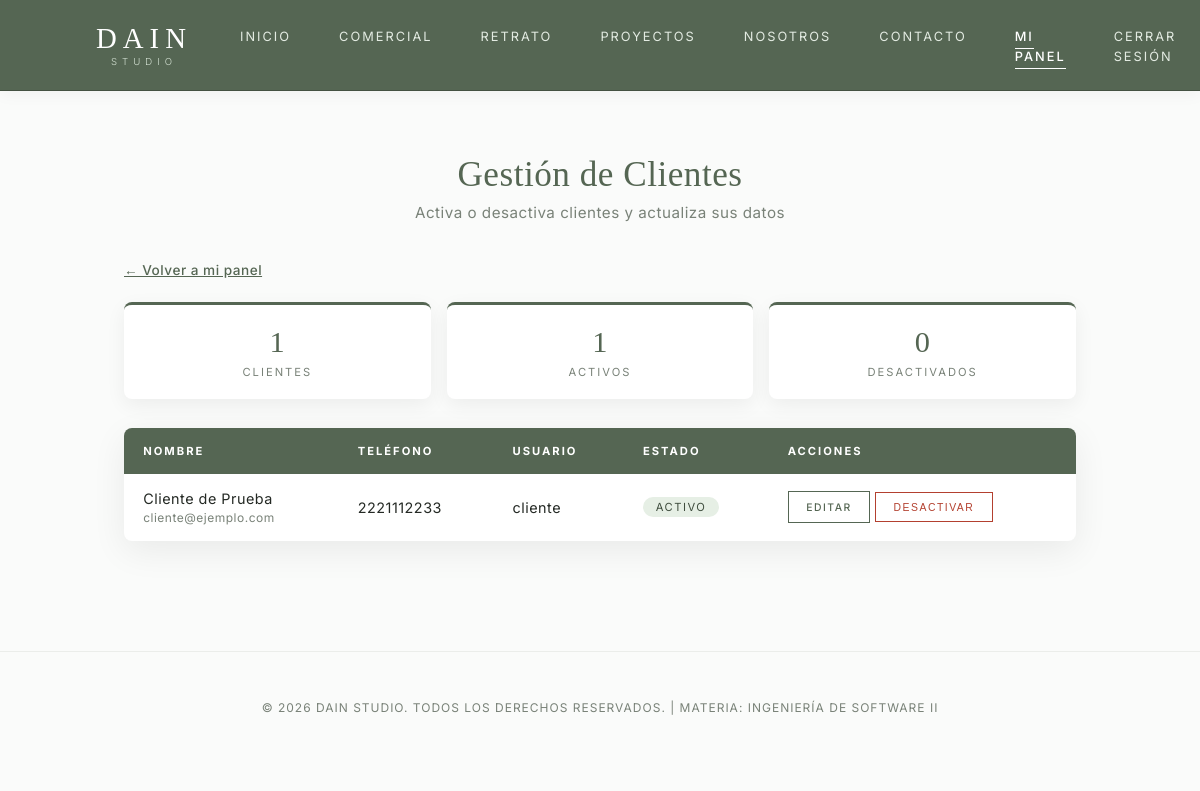
Page /gestion_clientes.php (signed in) on the committed database.
### tables this page shows
CREATE TABLE tb_detalle_usuarios (
    id_detalle      INT AUTO_INCREMENT PRIMARY KEY,
    id_usuario      INT NOT NULL,
    nombre_completo VARCHAR(100) NOT NULL,
    email           VARCHAR(100) NOT NULL UNIQUE,
    telefono        VARCHAR(20),
    fecha_registro  DATETIME DEFAULT CURRENT_TIMESTAMP,
    CONSTRAINT fk_detalle_usuario
        FOREIGN KEY (id_usuario) REFERENCES tb_usuarios(id_usuario)
        ON DELETE CASCADE ON UPDATE CASCADE
);

CREATE TABLE tb_usuarios (
    id_usuario INT AUTO_INCREMENT PRIMARY KEY,
    usuario    VARCHAR(50)  NOT NULL UNIQUE,
    password   VARCHAR(255) NOT NULL,             
    rol        ENUM('ADMIN','PROGRAMADOR','USUARIA_TEST','USU_GRAL')
               NOT NULL DEFAULT 'USU_GRAL',
    activo     TINYINT(1) NOT NULL DEFAULT 1              
);

### gestion_clientes.php (the view, shortened to what this page needs)
<?php
require_once 'includes/conexion.php';
function e($v) { return htmlspecialchars((string)$v, ENT_QUOTES, 'UTF-8'); }
$errores = [];
$idEditar = isset($_GET['editar']) ? (int)$_GET['editar'] : 0;
$cliente = null;
if ($idEditar > 0) {
    $cliente = obtenerCliente($pdo, $idEditar);
    if (!$cliente) {
        $_SESSION['flash_error'] = 'El cliente no existe.';
        header('Location: gestion_clientes.php');
        exit;
    }
    if ($errores && $_SERVER['REQUEST_METHOD'] === 'POST') {
        $form = ['nombre_completo' => $nombre, 'email' => $email, 'telefono' => $telefono, 'direccion' => $direccion];
    } else {
        $form = $cliente;
    }
} else {
    $lista = $pdo->query("SELECT u.id_usuario, u.usuario, u.activo,
                                 d.nombre_completo, d.email, d.telefono
                          FROM tb_usuarios u
                          INNER JOIN tb_detalle_usuarios d ON d.id_usuario = u.id_usuario
                          WHERE u.rol = 'USU_GRAL'
                          ORDER BY d.nombre_completo ASC")->fetchAll();
    $total     = count($lista);
    $activos   = count(array_filter($lista, function ($c) { return (int)$c['activo'] === 1; }));
    $inactivos = $total - $activos;
}
?>
<!DOCTYPE html>
<html lang="es">
<head>
    <link rel="stylesheet" href="css/styles.css">
    <link rel="stylesheet" href="css/gestion.css">
</head>
<body>
    <header class="navbar">
        <a href="index.html" class="logo-link">
            <div class="logo-container">
                <span class="logo-main">DAIN</span>
                <span class="logo-sub">STUDIO</span>
            </div>
        </a>
        <nav>
            <ul class="nav-links">
                <li><a href="index.html">Inicio</a></li>
                <li><a href="comercial.html">Comercial</a></li>
                <li><a href="retrato.html">Retrato</a></li>
                <li><a href="proyectos.html">Proyectos</a></li>
                <li><a href="nosotros.html">Nosotros</a></li>
                <li><a href="contacto.html">Contacto</a></li>
                <li><a href="panel_admin.php" class="active">Mi panel</a></li>
                <li><a href="logout.php">Cerrar Sesión</a></li>
            </ul>
        </nav>
    </header>
    <main class="panel-container panel-ancho">
        <section class="panel-header">
            <h1>Gestión de Clientes</h1>
            <p>Activa o desactiva clientes y actualiza sus datos</p>
        </section>
        <p class="volver"><a href="panel_admin.php">&larr; Volver a mi panel</a></p>
        <?php if ($cliente): ?>
            <section class="ficha">
                <div class="ficha-encabezado">
                    <div class="ficha-avatar"><?= e(mb_strtoupper(mb_substr($cliente['nombre_completo'], 0, 1))) ?></div>
                    <div>
                        <h2>Editar cliente</h2>
                        <span class="estado <?= (int)$cliente['activo'] === 1 ? 'estado-activo' : 'estado-inactivo' ?>">
                            <?= (int)$cliente['activo'] === 1 ? 'Activo' : 'Desactivado' ?>
                        </span>
                    </div>
                </div>
                <?php foreach ($errores as $err): ?>
                    <p class="alerta alerta-error"><?= e($err) ?></p>
                <?php endforeach; ?>
                <form method="POST" action="gestion_clientes.php?editar=<?= (int)$cliente['id_usuario'] ?>" class="ficha-form">
                    <input type="hidden" name="csrf" value="<?= e($_SESSION['csrf']) ?>">
                    <input type="hidden" name="accion" value="editar">
                    <input type="hidden" name="id_usuario" value="<?= (int)$cliente['id_usuario'] ?>">
                    <p class="nota-campos">Los campos en gris no se pueden modificar.</p>
                    <div class="form-group-login">
                        <label>Usuario</label>
                        <input type="text" value="<?= e($cliente['usuario']) ?>" disabled>
                    </div>
                    <div class="form-group-login">
                        <label>Rol</label>
                        <input type="text" value="Cliente" disabled>
                    </div>
                    <div class="form-group-login">
                        <label>Fecha de registro</label>
                        <input type="text" value="<?= e(date('d/m/Y', strtotime($cliente['fecha_registro']))) ?>" disabled>
                    </div>
                    <div class="form-group-login">
                        <label for="nombre_completo">Nombre completo</label>
                        <input type="text" id="nombre_completo" name="nombre_completo" maxlength="100"
                               value="<?= e($form['nombre_completo']) ?>" required>
                    </div>
                    <div class="form-group-login">
                        <label for="email">Correo electrónico</label>
                        <input type="email" id="email" name="email" maxlength="100"
                               value="<?= e($form['email']) ?>" required>
                    </div>
                    <div class="form-group-login">
                        <label for="telefono">Teléfono</label>
                        <input type="tel" id="telefono" name="telefono" maxlength="20"
                               value="<?= e($form['telefono']) ?>" required>
                    </div>
                    <div class="form-group-login">
                        <label for="direccion">Dirección</label>
                        <input type="text" id="direccion" name="direccion" maxlength="255"
                               value="<?= e($form['direccion']) ?>">
                    </div>
                    <div class="ficha-acciones">
                        <button type="submit" class="btn btn-primary">Guardar cambios</button>
                        <a href="gestion_clientes.php" class="btn btn-secondary">Cancelar</a>
                    </div>
                </form>
            </section>
        <?php else: ?>
            <section class="resumen-clientes">
                <div><strong><?= $total ?></strong><span>Clientes</span></div>
                <div><strong><?= $activos ?></strong><span>Activos</span></div>
                <div><strong><?= $inactivos ?></strong><span>Desactivados</span></div>
            </section>
            <section class="tabla-wrapper">
                <?php if ($total === 0): ?>
                    <p class="tabla-vacia">Todavía no hay clientes registrados.</p>
                <?php else: ?>
                    <table class="tabla-datos">
                        <thead>
                            <tr>
                                <th>Nombre</th>
                                <th>Teléfono</th>
                                <th>Usuario</th>
                                <th>Estado</th>
                                <th>Acciones</th>
                            </tr>
                        </thead>
                        <tbody>
                            <?php foreach ($lista as $c): ?>
                                <?php $esActivo = ((int)$c['activo'] === 1); ?>
                                <tr class="<?= $esActivo ? '' : 'fila-inactiva' ?>">
                                    <td data-label="Nombre">
                                        <?= e($c['nombre_completo']) ?>
                                        <small><?= e($c['email']) ?></small>
                                    </td>
                                    <td data-label="Teléfono"><?= e($c['telefono']) ?></td>
                                    <td data-label="Usuario"><?= e($c['usuario']) ?></td>
                                    <td data-label="Estado">
                                        <span class="estado <?= $esActivo ? 'estado-activo' : 'estado-inactivo' ?>">
                                            <?= $esActivo ? 'Activo' : 'Desactivado' ?>
                                        </span>
                                    </td>
                                    <td data-label="Acciones" class="celda-acciones">
                                        <a href="gestion_clientes.php?editar=<?= (int)$c['id_usuario'] ?>" class="btn btn-sm btn-secondary">Editar</a>
                                        <form method="POST" action="gestion_clientes.php" class="form-inline"
                                              <?php if ($esActivo): ?>
                                              onsubmit="return confirm('¿Desactivar a este cliente? No podrá iniciar sesión hasta que lo actives de nuevo.');"
                                              <?php endif; ?>>
                                            <button type="submit" class="btn btn-sm <?= $esActivo ? 'btn-peligro' : 'btn-primary' ?>">
                                                <?= $esActivo ? 'Desactivar' : 'Activar' ?>
                                            </button>
                                        </form>
                                    </td>
                                </tr>
                            <?php endforeach; ?>
                        </tbody>
                    </table>
                <?php endif; ?>
            </section>
        <?php endif; ?>
    </main>
    <footer>
        <p>&copy; 2026 DAIN Studio. Todos los derechos reservados. | Materia: Ingeniería de Software II</p>
    </footer>
</body>
</html>

### css/styles.css (style rules this page uses)
* { margin: 0; padding: 0; box-sizing: border-box; }
body { background-color: #fafbfa; color: #242924; font-family: 'Inter', sans-serif; letter-spacing: 0.5px; -webkit-font-smoothing: antialiased; }
.navbar { display: flex; justify-content: space-between; align-items: center; padding: 1.5rem 6rem; background-color: #556653; position: sticky; top: 0; z-index: 1000; border-bottom: 1px solid #445242; box-shadow: 0 4px 15px rgba(0, 0, 0, 0.04); }
.logo-link { text-decoration: none; display: inline-block; }
.logo-container { display: flex; flex-direction: column; align-items: center; line-height: 1; }
.logo-main { font-family: 'Playfair Display', serif; font-size: 1.8rem; font-weight: 500; letter-spacing: 6px; color: #ffffff; }
.logo-sub { font-family: 'Inter', sans-serif; font-size: 0.6rem; font-weight: 300; letter-spacing: 5px; color: #d1ded0; margin-top: 4px; }
.nav-links { display: flex; list-style: none; }
.nav-links li { margin-left: 3rem; }
.nav-links a { color: #e3ebe2; text-decoration: none; font-size: 0.8rem; text-transform: uppercase; letter-spacing: 2px; font-weight: 400; transition: color 0.3s ease; }
.nav-links a.active { color: #ffffff; font-weight: 500; border-bottom: 1px solid #ffffff; padding-bottom: 4px; }
.btn { padding: 0.9rem 2.4rem; font-size: 0.75rem; text-transform: uppercase; letter-spacing: 2px; border: none; cursor: pointer; transition: all 0.4s ease; font-weight: 500; }
.btn-secondary { background-color: transparent; color: #556653; border: 1px solid #556653; }
footer { text-align: center; padding: 3rem 2rem; background-color: #fafbfa; color: #798278; font-size: 0.75rem; letter-spacing: 1px; text-transform: uppercase; border-top: 1px solid #ebedea; }
.panel-container { max-width: 780px; margin: 0 auto; padding: 4rem 1.5rem 5rem; min-height: 70vh; }
.panel-header { text-align: center; margin-bottom: 2.5rem; }
.panel-header h1 { font-family: 'Playfair Display', serif; font-weight: 500; font-size: 2.2rem; color: #556653; }
.panel-header p { color: #798278; margin-top: 0.5rem; font-size: 0.95rem; }

### css/gestion.css (style rules this page uses)
.panel-ancho { max-width: 1000px; }
.volver { margin-bottom: 1.5rem; font-size: 0.85rem; }
.volver a { color: #556653; font-weight: 500; }
.resumen-clientes { display: grid; grid-template-columns: repeat(3, 1fr); gap: 1rem; margin-bottom: 1.8rem; }
.resumen-clientes div { background-color: #ffffff; border-radius: 8px; border-top: 3px solid #556653; box-shadow: 0 6px 20px rgba(0, 0, 0, 0.06); padding: 1.2rem; text-align: center; }
.resumen-clientes strong { display: block; font-family: 'Playfair Display', serif; font-size: 1.9rem; font-weight: 500; color: #556653; }
.resumen-clientes span { font-size: 0.7rem; text-transform: uppercase; letter-spacing: 2px; color: #798278; }
.tabla-wrapper { background-color: #ffffff; border-radius: 8px; box-shadow: 0 10px 35px rgba(0, 0, 0, 0.07); overflow-x: auto; }
.tabla-datos { width: 100%; border-collapse: collapse; font-size: 0.9rem; }
.tabla-datos th { text-align: left; padding: 1rem 1.2rem; font-size: 0.7rem; text-transform: uppercase; letter-spacing: 2px; color: #ffffff; background-color: #556653; white-space: nowrap; }
.tabla-datos td { padding: 1rem 1.2rem; border-bottom: 1px solid #ebedea; color: #242924; vertical-align: middle; }
.tabla-datos tbody tr:last-child td { border-bottom: none; }
.tabla-datos td small { display: block; color: #798278; font-size: 0.75rem; margin-top: 0.2rem; word-break: break-all; }
.estado { display: inline-block; padding: 0.2rem 0.8rem; border-radius: 20px; font-size: 0.7rem; text-transform: uppercase; letter-spacing: 1.5px; white-space: nowrap; }
.estado-activo { background-color: #e6efe5; color: #3f4d3e; }
.btn-sm { padding: 0.55rem 1.1rem; font-size: 0.65rem; letter-spacing: 1.5px; text-decoration: none; display: inline-block; text-align: center; }
.btn-peligro { background-color: transparent; color: #b3402f; border: 1px solid #b3402f; }
.celda-acciones { white-space: nowrap; }
.form-inline { display: inline; }

### rows in the picture
tb_detalle_usuarios: id_usuario.activo "1", id_usuario.activo "0", nombre_completo "Cliente de Prueba", email "cliente@ejemplo.com", telefono "2221112233", id_usuario.usuario "cliente"

### other values in the picture
$total "1"
